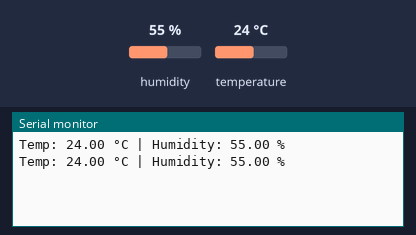
Simulated run of this sketch. Board: Arduino Uno, built with avr-gcc and run on an emulated ATmega328P. Parts: the last lines printed to the serial monitor. The inputs (shaded band) are chosen by the test bench; at power-on: humidity 55 %, temperature 24 °C.

Above: at 2.8 s.
2.9 s: humidity set to 22 %
At 5.2 s:
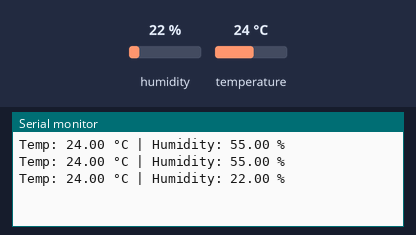
5.6 s: temperature set to 12 °C
At 7.1 s:
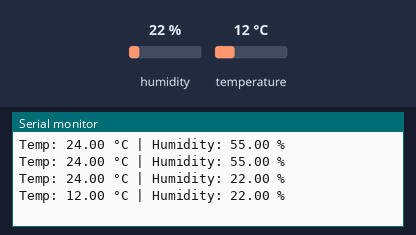
8.3 s: humidity set to 40 %
At 11.0 s:
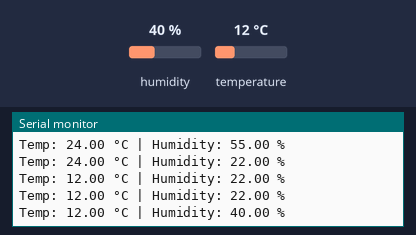
Timing chart, 0 to 12.5 s (numbered marks = the images above; inputs shaded):
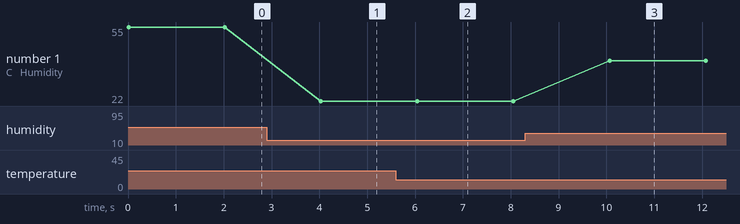

The sketch:

Temperature_and_humidity_dht11.ino
```cpp
// + is vcc
// - is gnd
// out is our pin of choice

#include "DHTesp.h"
DHTesp dht;

void setup() {
  Serial.begin(115200);
  dht.setup(14, DHTesp::DHT11);
}

void loop() {
  TempAndHumidity data = dht.getTempAndHumidity();

  Serial.print("Temp: ");
  Serial.print(data.temperature);
  Serial.print(" °C | Humidity: ");
  Serial.print(data.humidity);
  Serial.println(" %");

  delay(2000);
}
```

Measured:
- after the input at 2.9 s, the serial monitor: prints a new line after 1.1 s (image 1)
- after the input at 5.6 s, the serial monitor: prints a new line after 0.44 s (image 2)
- after the input at 8.3 s, the serial monitor: prints a new line after 1.8 s (image 3)
- plotted number 1: 55 → 22 after the input at 2.9 s, 22 → 40 after the input at 8.3 s
